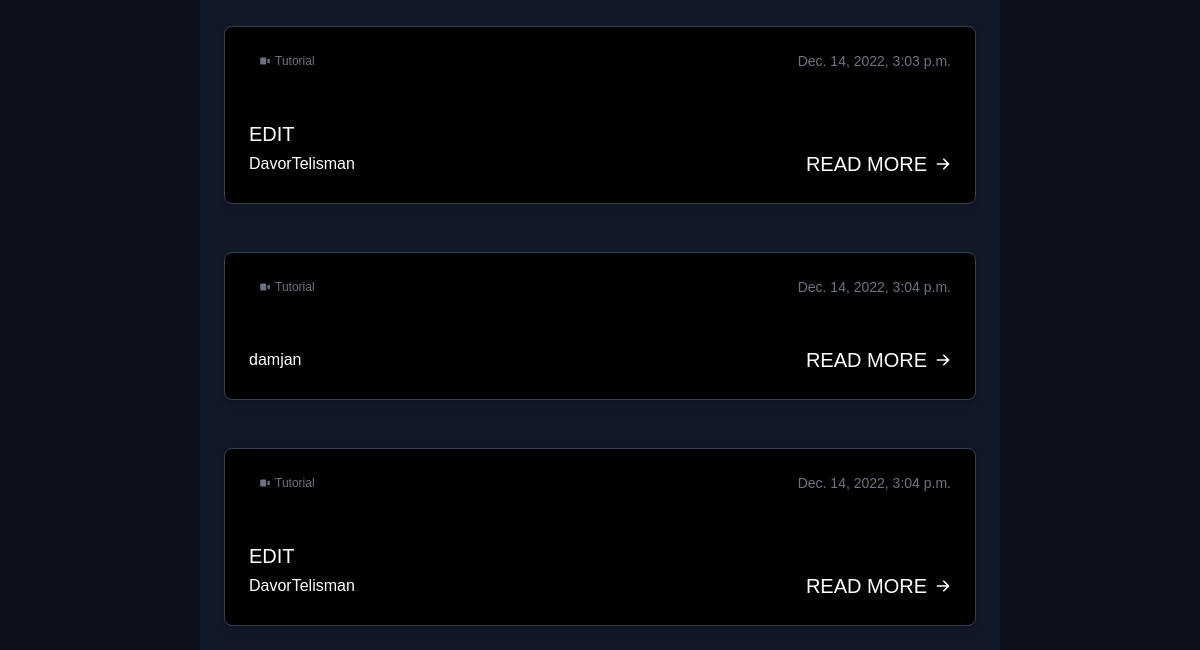
The page /blog/ (signed in, lower part) on the database as committed earlier.
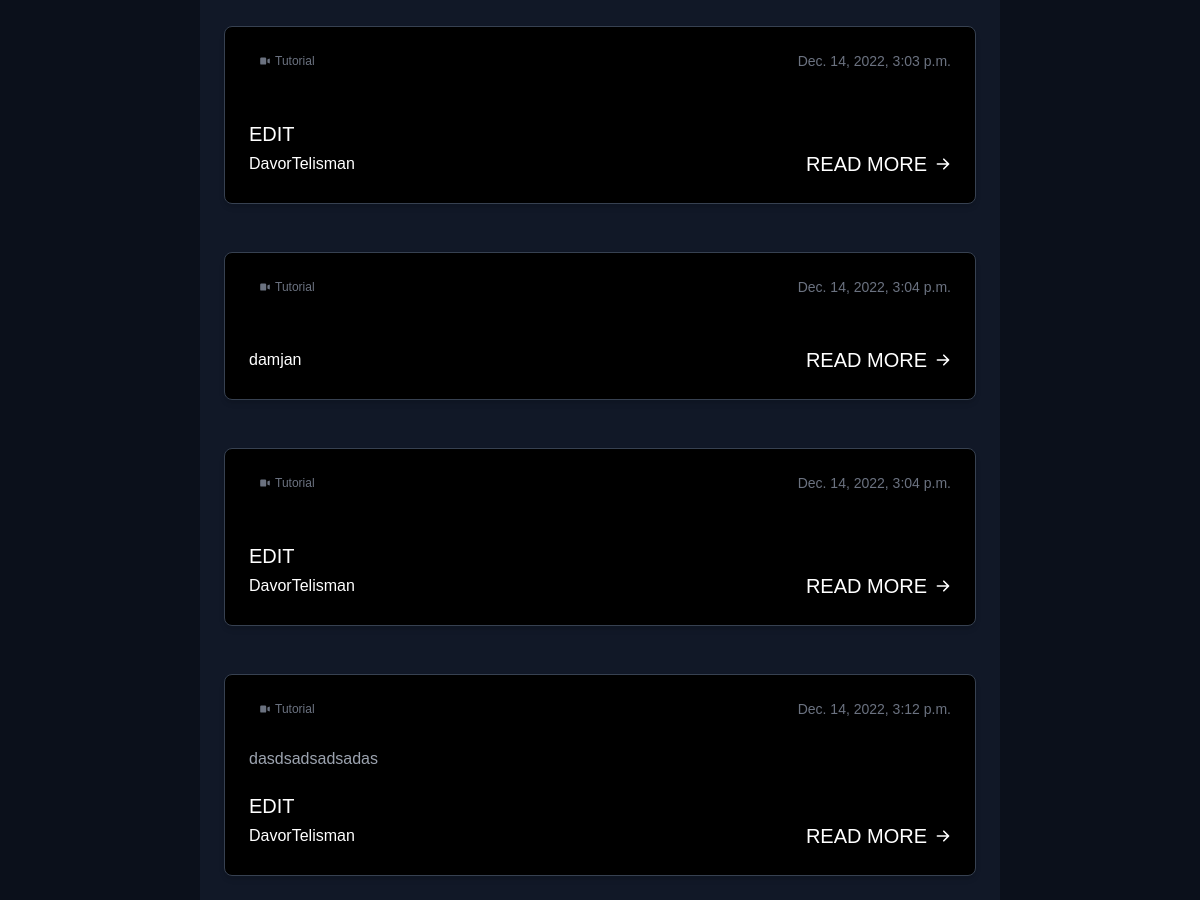
The same page on the database as committed later.
### api/models.py (models this page shows, shortened)
class Post(models.Model):
    created = models.DateTimeField(auto_now_add=True)
    title = models.CharField(max_length=100, blank=True, default='')
    body = models.TextField(blank=True, default='')
    owner = models.ForeignKey('auth.User', related_name='posts', on_delete=models.CASCADE)
    class Meta:
        ordering = ['created']

### api/views.py (the view)
# urls.py: path('blog/', include('django.contrib.auth.urls')),
def blog(request):
    blog_post= Post.objects.all()
    context = {
        'blog_post': blog_post,
    }
    return render(request, 'blog.html', context)

### templates/blog.html (shortened to what this page needs)
{% extends "index.html" %}
{% load static %}
{% block content %}
<link rel="stylesheet" type="text/css" href="{% static 'assets/css/blog.css' %}">
<link rel="stylesheet" type="text/css" href="{% static 'assets/css/navbar.css' %}">
<link rel="stylesheet" type="text/css" href="{% static 'assets/css/add_blog.css' %}">
<body class="bg-gray-900" data-new-gr-c-s-check-loaded="14.1089.0" data-gr-ext-installed="">
    <link rel="stylesheet" href="https://cdnjs.cloudflare.com/ajax/libs/font-awesome/6.2.0/css/all.min.css" />
{% if user.is_authenticated %}
    <section id="blog" class="pt-[40px]">
        <div class="container">
            <div class="justify-center p-0 max-w-[800px] m-auto">
                {% for blog in blog_post %}
                <section class="bg-gray-900" data-projection-id="16" style="opacity: 1;">
                    <div class="py-6 px-4 mx-auto lg:px-6">
                        <div class="grid gap-8 lg:grid-cols-1">
                            <article class="p-6 rounded-lg border shadow-md bg-gray-800 border-gray-700">
                                <div class="flex justify-between items-center mb-5 text-gray-500">
                                    <span class="text-xs font-medium inline-flex items-center px-2.5 py-0.5 rounded bg-primary-200 text-primary-800">
                                        <svg class="mr-1 w-3 h-3" fill="currentColor" viewBox="0 0 20 20" xmlns="http://www.w3.org/2000/svg">
                                            <path d="M2 6a2 2 0 012-2h6a2 2 0 012 2v8a2 2 0 01-2 2H4a2 2 0 01-2-2V6zM14.553 7.106A1 1 0 0014 8v4a1 1 0 00.553.894l2 1A1 1 0 0018 13V7a1 1 0 00-1.447-.894l-2 1z"></path>
                                        </svg>Tutorial</span>
                                    <span class="text-sm">{{ blog.created }}</span>
                                </div>
                                        <p class="mb-5 font-light text-gray-400">{{ blog.body|safe|truncatewords:25 }}</p>
                                        {% if user.id == blog.owner.id %}
                                             <a href="{% url 'update_blog' blog.pk %}">Edit</a>
                                        {% endif %}
                                <div class="flex justify-between items-center">
                                    <div class="flex items-center space-x-4">
                                        <span class="font-medium text-white">{{ blog.owner }}</span>
                                    </div>
                                    <a class="inline-flex-important items-center font-medium text-white hover-underline-animation" href="{% url 'blog_detail' blog.pk %}">Read more
                                        <svg class="ml-2 w-4 h-4" fill="currentColor" viewBox="0 0 20 20" xmlns="http://www.w3.org/2000/svg">
                                            <path fill-rule="evenodd" d="M10.293 3.293a1 1 0 011.414 0l6 6a1 1 0 010 1.414l-6 6a1 1 0 01-1.414-1.414L14.586 11H3a1 1 0 110-2h11.586l-4.293-4.293a1 1 0 010-1.414z" clip-rule="evenodd"></path>
                                        </svg>
                                    </a>
                                </div>
                            </article>
                        </div>
                    </div>
                </section>
                {% endfor %}
            </div>
        </div>
    </section>
<div class="bg">
<div class="star-field">
  </div>
</div>
</body>
{% endif %}
{% endblock %}

### templates/index.html (shortened to what this page needs)
{% load static %}
{% block content %}{% endblock %}

### static/assets/css/blog.css (style rules this page uses)
*,:after,:before { box-sizing:border-box;border:0 solid #e5e7eb }
:after,:before { --tw-content:"" }
body { margin:0;line-height:inherit }
audio,canvas,embed,iframe,img,object,svg,video { display:block;vertical-align:middle }
*,:after,:before { --tw-border-spacing-x:0;--tw-border-spacing-y:0;--tw-translate-x:0;--tw-translate-y:0;--tw-rotate:0;--tw-skew-x:0;--tw-skew-y:0;--tw-scale-x:1;--tw-scale-y:1;--tw-pan-x: ;--tw-pan-y: ;--tw-pinch-zoom: ;--tw-scroll-snap-strictness:proximity;--tw-ordinal: ;--tw-slashed-zero: ;--tw-numeric-figure: ;--tw-numeric-spacing: ;--tw-numeric-fraction: ;--tw-ring-inset: ;--tw-ring-offset-width:0px;--tw-ring-offset-color:#fff;--tw-ring-color:rgba(59,130,246,.5);--tw-ring-offset-shadow:0 0 #0000;--tw-ring-shadow:0 0 #0000;--tw-shadow:0 0 #0000;--tw-shadow-colored:0 0 #0000;--tw-blur: ;--tw-brightness: ;--tw-contrast: ;--tw-grayscale: ;--tw-hue-rotate: ;--tw-invert: ;--tw-saturate: ;--tw-sepia: ;--tw-drop-shadow: ;--tw-backdrop-blur: ;--tw-backdrop-brightness: ;--tw-backdrop-contrast: ;--tw-backdrop-grayscale: ;--tw-backdrop-hue-rotate: ;--tw-backdrop-invert: ;--tw-backdrop-opacity: ;--tw-backdrop-saturate: ;--tw-backdrop-sepia: }
.container { width:100%;margin-right:auto;margin-left:auto;padding-right:16px;padding-left:16px }
@media (min-width:540px) { .container { max-width:540px } }
@media (min-width:720px) { .container { max-width:720px } }
@media (min-width:960px) { .container { max-width:960px } }
@media (min-width:1140px) { .container { max-width:1140px } }
.m-auto { margin:auto }
.mx-auto { margin-left:auto;margin-right:auto }
.mb-5 { margin-bottom:1.25rem }
.mr-1 { margin-right:.25rem }
.ml-2 { margin-left:.5rem }
.inline-flex { display:inline-flex }
.grid { display:grid }
.h-3 { height:.75rem }
.h-4 { height:1rem }
.w-3 { width:.75rem }
.w-4 { width:1rem }
.max-w-\[800px\] { max-width:800px }
.justify-center { justify-content:center }
.justify-between { justify-content:space-between }
.gap-8 { gap:2rem }
.rounded-lg { border-radius:.5rem }
.rounded { border-radius:.25rem }
.border { border-width:1px }
.border-gray-700 { --tw-border-opacity:1;border-color:rgb(55 65 81/var(--tw-border-opacity)) }
.bg-gray-900 { --tw-bg-opacity:1;background-color:rgb(17 24 39/var(--tw-bg-opacity)) }
.bg-gray-800 { --tw-bg-opacity:1;background-color:black;) }
.p-0 { padding:0 }
.p-6 { padding:1.5rem }
.px-4 { padding-left:1rem;padding-right:1rem }
.py-6 { padding-top:1.5rem;padding-bottom:1.5rem }
.px-2\.5 { padding-left:.625rem;padding-right:.625rem }
.py-0\.5 { padding-top:.125rem;padding-bottom:.125rem }
.pt-\[40px\] { padding-top:40px }
.text-sm { font-size:.875rem;line-height:1.25rem }
.text-xs { font-size:.75rem;line-height:1rem }
.font-light { font-weight:300 }
.text-gray-500 { --tw-text-opacity:1;color:rgb(107 114 128/var(--tw-text-opacity)) }
.text-gray-400 { --tw-text-opacity:1;color:rgb(156 163 175/var(--tw-text-opacity)) }
.shadow-md { --tw-shadow:0 4px 6px -1px rgba(0,0,0,.1),0 2px 4px -2px rgba(0,0,0,.1);--tw-shadow-colored:0 4px 6px -1px var(--tw-shadow-color),0 2px 4px -2px var(--tw-shadow-color) }
.shadow-md,.shadow-service { box-shadow:var(--tw-ring-offset-shadow,0 0 #0000),var(--tw-ring-shadow,0 0 #0000),var(--tw-shadow) }
body { font-family:stolzl,sans-serif }
.hover-underline-animation { display:inline-block;position:relative }
.hover-underline-animation:after { content:"";position:absolute;width:100%;transform:scaleX(0);height:2px;bottom:0;left:0;transform-origin:bottom right;transition:transform .25s ease-out;--tw-bg-opacity:1;background-color:rgb(79 70 229/var(--tw-bg-opacity)) }
.inline-flex-important { display:inline-flex!important }
@media (min-width:960px) { .lg\:grid-cols-1 { grid-template-columns:repeat(1,minmax(0,1fr)) } }
@media (min-width:960px) { .lg\:px-6 { padding-left:1.5rem;padding-right:1.5rem } }

### static/assets/css/add_blog.css (style rules this page uses)
.bg { background: url(https://i.ibb.co/87GbbFP/2799006.jpg) no-repeat; background-size: cover; height: 100%; width: 100%; position: fixed; top: 0; left: 0; z-index: -3; }
.bg:before { content: ""; width: 100%; height: 100%; background: #000; position: fixed; z-index: -1; top: 0; left: 0; opacity: 0.3; }
.star-field { position: fixed; top: 0; left: 0; width: 100%; height: 100%; perspective: 600px; -webkit-perspective: 600px; z-index: -1; }
div.container { align-items: center; justify-content: center; }

Rows that differ between the two databases and show on the page:
added Post: created "Dec. 14, 2022, 3:12 p.m.", body "dasdsadsadsadas", shows "EDIT", owner "DavorTelisman"
